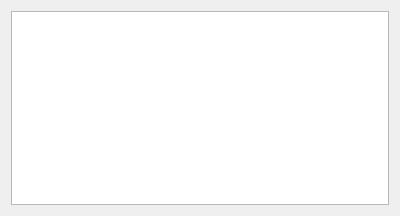
<?xml version="1.0" encoding="UTF-8"?>
<ui version="4.0">
 <class>ModelViewDialog</class>
 <widget class="QDialog" name="ModelViewDialog">
  <property name="geometry">
   <rect>
    <x>0</x>
    <y>0</y>
    <width>400</width>
    <height>216</height>
   </rect>
  </property>
  <property name="sizePolicy">
   <sizepolicy hsizetype="Preferred" vsizetype="Preferred">
    <horstretch>1</horstretch>
    <verstretch>0</verstretch>
   </sizepolicy>
  </property>
  <property name="windowTitle">
   <string>All Models</string>
  </property>
  <layout class="QGridLayout" name="gridLayout">
   <item row="0" column="0">
    <widget class="QTableWidget" name="viewTableWidget">
     <property name="sizePolicy">
      <sizepolicy hsizetype="Expanding" vsizetype="Expanding">
       <horstretch>1</horstretch>
       <verstretch>0</verstretch>
      </sizepolicy>
     </property>
     <property name="alternatingRowColors">
      <bool>true</bool>
     </property>
     <property name="sortingEnabled">
      <bool>true</bool>
     </property>
     <attribute name="horizontalHeaderCascadingSectionResizes">
      <bool>false</bool>
     </attribute>
     <attribute name="horizontalHeaderStretchLastSection">
      <bool>true</bool>
     </attribute>
     <attribute name="verticalHeaderCascadingSectionResizes">
      <bool>false</bool>
     </attribute>
    </widget>
   </item>
  </layout>
 </widget>
 <resources/>
 <connections/>
</ui>
